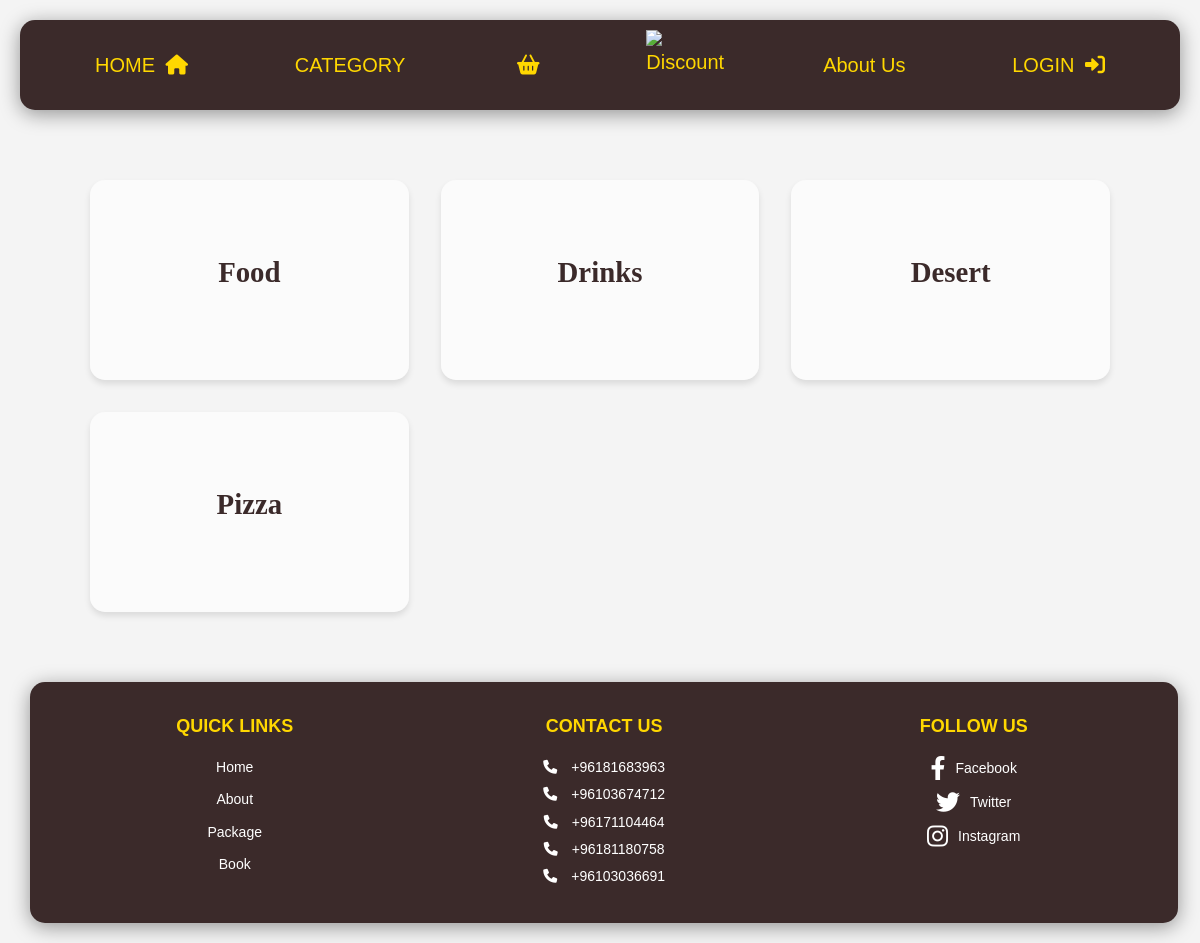
The app's page /category.php with its own data.
### tables this page shows
CREATE TABLE `category` (
  `categoryId` int(11) NOT NULL,
  `name` varchar(20) NOT NULL,
  `photo` varchar(50) NOT NULL
);

### category.php (the view, shortened to what this page needs)
<?php
$con = mysqli_connect("localhost", "root", "");
include("navbar.php");
?>
<!DOCTYPE html>
<html lang="en">
<head>
    <link rel="stylesheet" href="https://cdnjs.cloudflare.com/ajax/libs/font-awesome/6.0.0-beta3/css/all.min.css">
</head>
<body>
    <div class="categories">
        <?php
        $sql = "SELECT * FROM category";
        $result = mysqli_query($con, $sql);
        while ($row = mysqli_fetch_array($result)) {
            echo '<form action="user.php" method="POST"><div class="category btn" style="background-image: url(' . $row[2] . ');">
                <button  onclick="submit()">
                <input type="text" hidden name="category" value="' . $row[0] . '" id="">
                    ';
            echo '<h2>' . $row[1] . '</h2>';
            echo '</div></button></form>';
        }
        ?>
    </div>
</body>
</html>
<!DOCTYPE html>
<html lang="en">
<head>
    <link rel="stylesheet" href="https://cdnjs.cloudflare.com/ajax/libs/font-awesome/6.0.0-beta3/css/all.min.css">
</head>
<body>
    <footer>
        <div class="container">
            <div class="footer-section">
                <h3>Quick Links</h3>
                <ul>
                    <li><a href="#idd">Home</a></li>
                    <li><a href="about.php">About</a></li>
                    <li><a href="package.php">Package</a></li>
                    <li><a href="book.php">Book</a></li>
                </ul>
            </div>
            <div class="footer-section contact-info">
                <h3>Contact Us</h3>
                <a href="https://wa.me/96181683963">
                    <p><i class="fas fa-phone"></i> +96181683963</p>
                </a>
                <a href="https://wa.me/96103674712">
                    <p><i class="fas fa-phone"></i> +96103674712</p>
                </a>
                <a href="https://wa.me/96171104464/?text=<?php echo $a ?>">
                    <p><i class="fas fa-phone"></i> +96171104464</p>
                </a>
                <a href="https://wa.me/96181180758">
                    <p><i class="fas fa-phone"></i> +96181180758</p>
                </a>
                <a href="https://wa.me/96103036691">
                    <p><i class="fas fa-phone"></i> +96103036691</p>
                </a>
            </div>
            <div class="footer-section">
                <h3>Follow Us</h3>
                <div class="social-icons">
                    <a href="https://www.facebook.com" target="_blank"><i class="fab fa-facebook-f"></i><span> Facebook</span></a>
                    <a href="https://www.twitter.com" target="_blank"><i class="fab fa-twitter"></i><span> Twitter</span></a>
                    <a href="https://www.instagram.com" target="_blank"><i class="fab fa-instagram"></i><span> Instagram</span></a>
                </div>
            </div>
        </div>
    </footer>
</body>
</html>

### navbar.php (style rules this page uses)
body { font-family: 'Arial', sans-serif; background-color: #f0e68c; }
button { width: 100%; height: 100%; font-size: 20px; background-color: transparent; border: none; }

### category.php (style rules this page uses)
* { margin: 0; padding: 0; box-sizing: border-box; }
:root { --primary-color: #3b2a2a; --secondary-color: #333; --background-light: #f4f4f4; --text-light: #333; --text-dark: #fff; --background-dark: #1a1a1a; --card-bg-light: #fff; --card-bg-dark: #2a2a2a; --shadow: 0 4px 6px rgba(0, 0, 0, 0.1); }
body { font-family: 'Poppins', sans-serif; background-color: #f4f4f4; color: var(--text-light); transition: background-color 0.3s ease, color 0.3s ease; line-height: 1.6; margin: 20px; }
.categories { display: grid; grid-template-columns: repeat(3, minmax(300px, 1fr)); gap: 2rem; margin: 70px; animation: fadeIn 1.5s ease; }
.category { background-color: var(--card-bg-light); border-radius: 15px; height: 200px; box-shadow: var(--shadow); transition: transform 0.3s ease, box-shadow 0.3s ease; background-size: cover; background-color: rgba(255, 255, 255, 0.6); background-blend-mode: lighten; }
.category h2 { font-family: 'Playfair Display', serif; font-size: 1.8rem; margin-bottom: 1rem; color: var(--primary-color); }
a { text-decoration: none; }
footer { background-color: var(--secondary-color); color: #fff; text-align: center; padding: 1rem; position: fixed; bottom: 0; width: 100%; box-shadow: 0 -2px 5px rgba(0, 0, 0, 0.1); }
button { width: 100%; height: 100%; background-color: transparent; border: none; }
footer { font-size: 14px; color: var(--light-color); }
footer { position: relative; bottom: 0px; background-color: #3b2a2a; color: white; padding: 40px 0; width: 99%; text-align: center; margin: 10px; margin-top: 50px; padding: 20px 0px; box-shadow: 0 4px 20px rgba(0, 0, 0, 0.4); border-radius: 15px; }
footer .container { display: flex; justify-content: space-between; flex-wrap: wrap; padding: 0 20px; color: #FFD700; }
footer .footer-section { flex: 1; margin: 10px; }
footer .footer-section h3 { margin-bottom: 15px; font-size: 18px; text-transform: uppercase; }
footer .footer-section ul { list-style: none; padding: 0; }
footer .footer-section ul li { margin-bottom: 10px; }
footer .footer-section ul li a { color: white; text-decoration: none; transition: color 0.3s, background-color 0.3s, transform 0.3s, box-shadow 0.3s; }
footer .contact-info p { margin: 5px 0; }
footer .contact-info p i { margin-right: 10px; }
footer .contact-info a { color: white; text-decoration: none; transition: color 0.3s, background-color 0.3s, transform 0.3s, box-shadow 0.3s; }
footer .social-icons { display: flex; flex-direction: column; align-items: center; }
footer .social-icons a { color: white; text-decoration: none; font-size: 24px; transition: color 0.3s, transform 0.3s, box-shadow 0.3s; display: flex; align-items: center; margin-bottom: 10px; }
footer .social-icons a i { margin-right: 10px; }
footer .social-icons a span { font-size: 14px; }

### records on screen
category: name "Food"
category: name "Drinks"
category: name "Desert"
category: name "Pizza"
